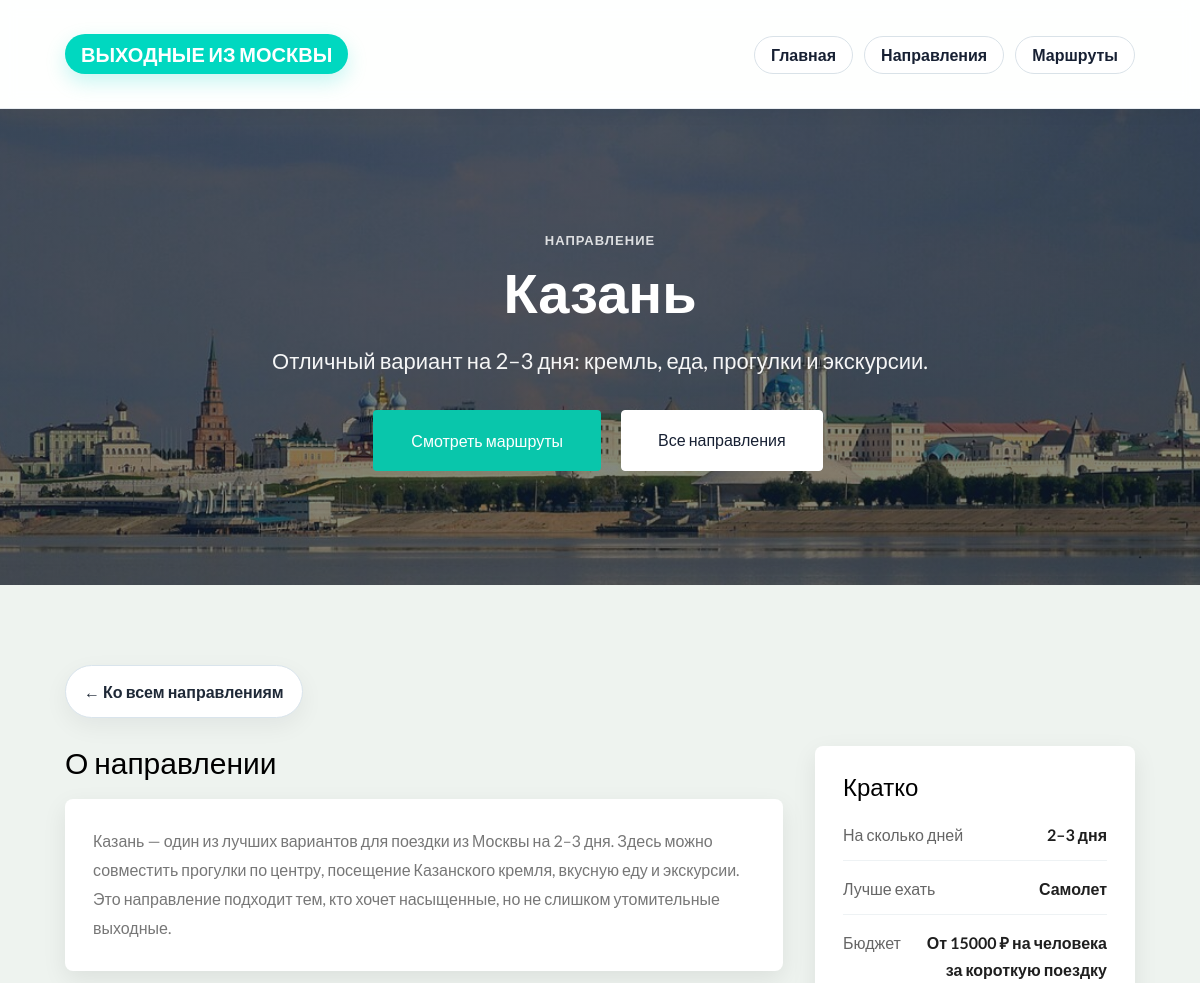
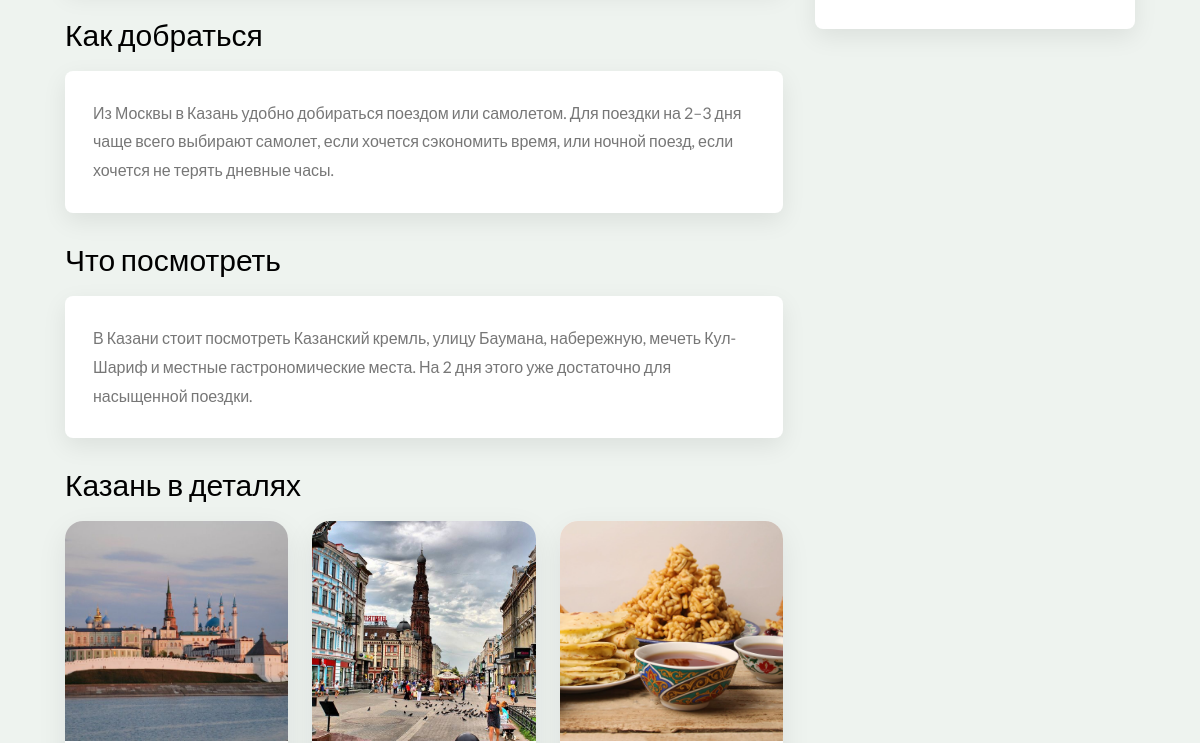
Page /destinations/kazan/ (upper part) on the earlier database version (2 pictures, top to bottom).
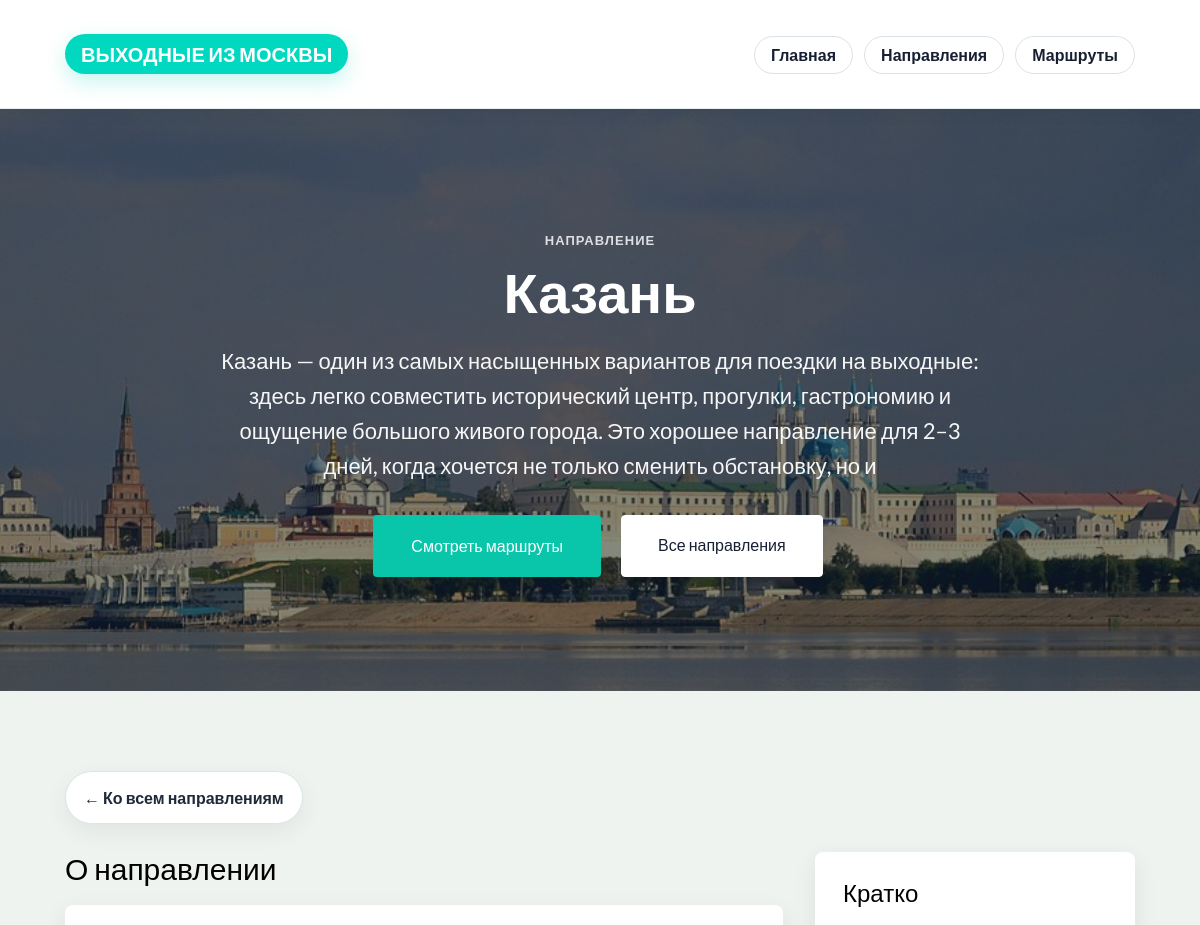
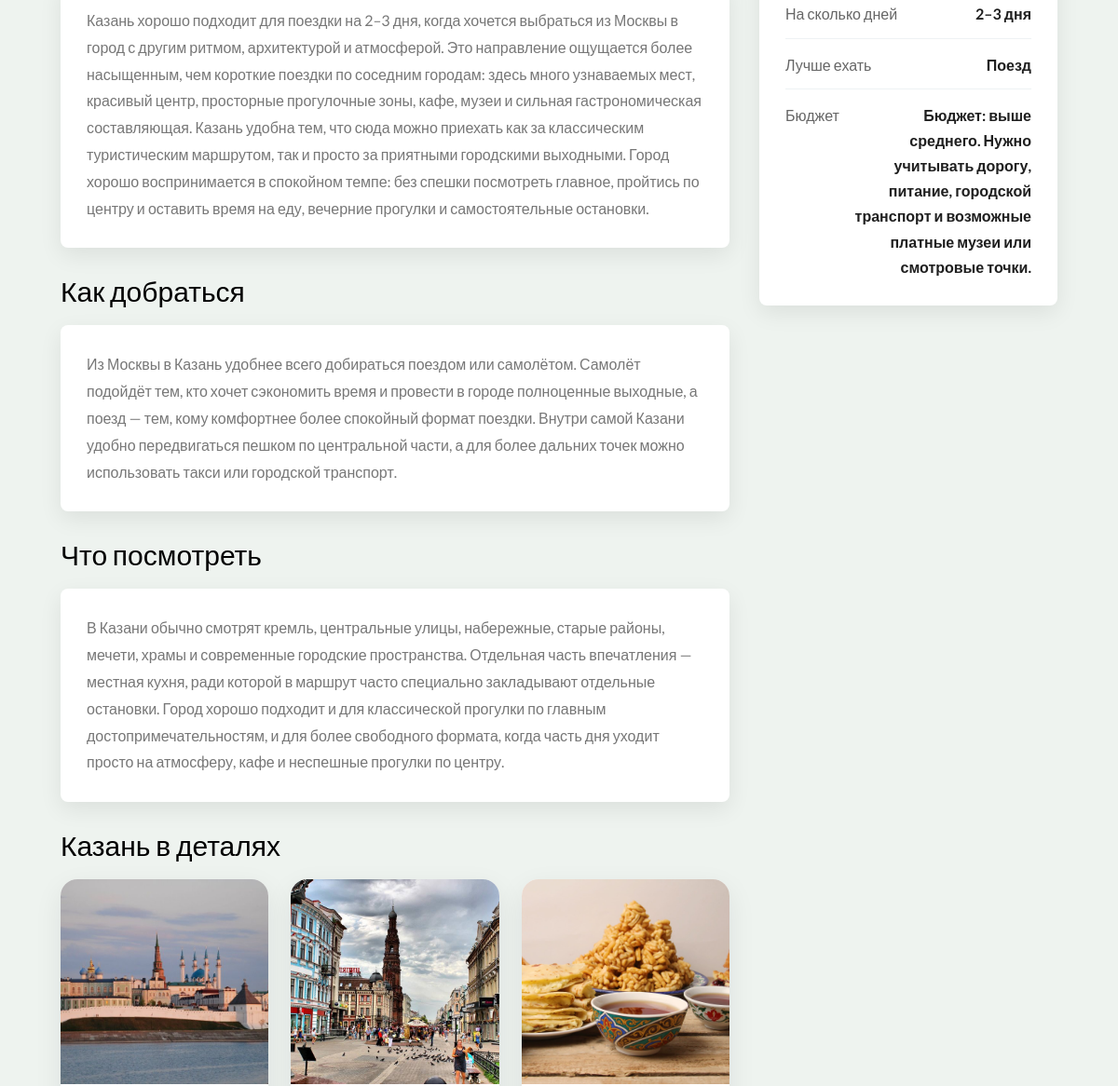
Same page on the later database version (2 pictures, top to bottom).
### destinations/models.py (models this page shows, shortened)
class Destination(models.Model):
    TRANSPORT_CHOICES = [
        ("train", "Поезд"),
        ("car", "Машина"),
        ("bus", "Автобус"),
        ("plane", "Самолет"),
        ("mixed", "Несколько вариантов"),
    ]
    name = models.CharField("Название", max_length=100)
    slug = models.SlugField("Слаг", unique=True)
    short_description = models.CharField("Короткое описание", max_length=255)
    description = models.TextField("Полное описание", blank=True)
    how_to_get = models.TextField("Как добраться", blank=True)
    what_to_see = models.TextField("Что посмотреть", blank=True)
    budget = models.CharField("Бюджет", max_length=255, blank=True)
    days_count = models.CharField("На сколько дней", max_length=100, blank=True)
    transport_type = models.CharField(
        "Лучший транспорт",
        max_length=20,
        choices=TRANSPORT_CHOICES,
        blank=True,
    )
    hero_image = models.ImageField(
        "Hero фото",
        upload_to="destinations/heroes/",
        blank=True,
        null=True,
    )
    gallery_image_1 = models.ImageField(
        "Галерея фото 1",
        upload_to="destinations/gallery/",
        blank=True,
        null=True,
    )
    gallery_image_2 = models.ImageField(
        "Галерея фото 2",
        upload_to="destinations/gallery/",
        blank=True,
        null=True,
    )
    gallery_image_3 = models.ImageField(
        "Галерея фото 3",
        upload_to="destinations/gallery/",
        blank=True,
        null=True,
    )
    is_published = models.BooleanField("Опубликовано", default=True)
    created_at = models.DateTimeField("Создано", auto_now_add=True)
    class Meta:
        verbose_name = "Направление"
        verbose_name_plural = "Направления"
        ordering = ["name"]

### destinations/views.py (the view)
# urls.py: path("<slug:slug>/", destination_detail, name="detail"),
def destination_detail(request, slug):
    destination = get_object_or_404(
        Destination,
        slug=slug,
        is_published=True,
    )
    routes = destination.routes.filter(is_published=True)
    return render(
        request,
        "destinations/detail.html",
        {
            "destination": destination,
            "routes": routes,
        },
    )

### routes/models.py (called while the page is built)
    def get_absolute_url(self):
        return reverse("routes:detail", kwargs={"slug": self.slug})

### destinations/templates/destinations/detail.html (shortened to what the changed rows need)
{% extends "base.html" %}
{% block content %}
{% if destination.hero_image %}
<section class="destination-hero destination-hero--photo" style="background-image: linear-gradient(rgba(20, 32, 44, 0.52), rgba(20, 32, 44, 0.52)), url('{{ destination.hero_image.url }}');">
{% elif destination.slug == "kolomna" %}
<section class="destination-hero destination-hero--photo" style="background-image: linear-gradient(rgba(20, 32, 44, 0.52), rgba(20, 32, 44, 0.52)), url(/static/traveler/images/destinations/kolomna/kolomna_hero.jpg);">
{% elif destination.slug == "tula" %}
<section class="destination-hero destination-hero--photo" style="background-image: linear-gradient(rgba(20, 32, 44, 0.52), rgba(20, 32, 44, 0.52)), url(/static/traveler/images/destinations/tula/tula_hero.jpg);">
{% elif destination.slug == "kazan" %}
<section class="destination-hero destination-hero--photo" style="background-image: linear-gradient(rgba(20, 32, 44, 0.52), rgba(20, 32, 44, 0.52)), url(/static/traveler/images/destinations/kazan/kazan_hero.jpg);">
{% else %}
<section class="destination-hero destination-hero--photo" style="background-image: linear-gradient(rgba(20, 32, 44, 0.52), rgba(20, 32, 44, 0.52)), url(/static/traveler/images/orig.jpeg);">
{% endif %}
    <div class="gtco-container">
        <div class="destination-hero__content">
            <p class="section-kicker section-kicker--light">Направление</p>
            <h1 class="destination-hero__title">{{ destination.name }}</h1>
            <p class="destination-hero__subtitle">{{ destination.short_description }}</p>
            <div class="destination-hero__actions">
                <a href="/routes/" class="btn btn-primary btn-lg" style="color: #ffffff !important;">Смотреть маршруты</a>
                <a href="/destinations/" class="btn btn-white btn-lg">Все направления</a>
            </div>
        </div>
    </div>
</section>
<section class="section">
    <div class="gtco-container">
        <div class="content-grid">
            <div class="content-main">
                <section class="content-section">
                    <h2>О направлении</h2>
                    <div class="card prose-card">
                        {% if destination.description %}
                            <p>{{ destination.description }}</p>
                        {% else %}
                            <p>Описание пока не заполнено.</p>
                        {% endif %}
                    </div>
                </section>
                <section class="content-section">
                    <h2>Как добраться</h2>
                    <div class="card prose-card">
                        {% if destination.how_to_get %}
                            <p>{{ destination.how_to_get }}</p>
                        {% else %}
                            <p>Информация пока не заполнена.</p>
                        {% endif %}
                    </div>
                </section>
                <section class="content-section">
                    <h2>Что посмотреть</h2>
                    <div class="card prose-card">
                        {% if destination.what_to_see %}
                            <p>{{ destination.what_to_see }}</p>
                        {% else %}
                            <p>Информация пока не заполнена.</p>
                        {% endif %}
                    </div>
                </section>
                {% if destination.gallery_image_1 or destination.gallery_image_2 or destination.gallery_image_3 %}
                <section class="content-section">
                    <h2>{{ destination.name }} в деталях</h2>
                    <div class="gallery-grid">
                        {% if destination.gallery_image_1 %}
                        <figure class="gallery-card">
                            <img src="{{ destination.gallery_image_1.url }}" alt="{{ destination.name }} — фото 1" class="gallery-image">
                            <figcaption>
                                <strong>{{ destination.name }}</strong><br>
                                Фото из галереи направления.
                            </figcaption>
                        </figure>
                        {% endif %}
                        {% if destination.gallery_image_2 %}
                        <figure class="gallery-card">
                            <img src="{{ destination.gallery_image_2.url }}" alt="{{ destination.name }} — фото 2" class="gallery-image">
                            <figcaption>
                                <strong>{{ destination.name }}</strong><br>
                                Фото из галереи направления.
                            </figcaption>
                        </figure>
                        {% endif %}
                        {% if destination.gallery_image_3 %}
                        <figure class="gallery-card">
                            <img src="{{ destination.gallery_image_3.url }}" alt="{{ destination.name }} — фото 3" class="gallery-image">
                            <figcaption>
                                <strong>{{ destination.name }}</strong><br>
                                Фото из галереи направления.
                            </figcaption>
                        </figure>
                        {% endif %}
                    </div>
                </section>
                {% elif destination.slug == "kazan" %}
                <section class="content-section">
                    <h2>Казань в деталях</h2>
                </section>
                {% endif %}
            </div>
            <aside class="content-side">
                <div class="info-card sticky-card">
                    <div class="info-list">
                        <div class="info-row">
                            <span>На сколько дней</span>
                            <strong>
                                {% if destination.days_count %}
                                    {{ destination.days_count }}
                                {% else %}
                                    Не указано
                                {% endif %}
                            </strong>
                        </div>
                        <div class="info-row">
                            <span>Лучше ехать</span>
                            <strong>
                                {% if destination.transport_type %}
                                    {{ destination.get_transport_type_display }}
                                {% else %}
                                    Не указано
                                {% endif %}
                            </strong>
                        </div>
                        <div class="info-row">
                            <span>Бюджет</span>
                            <strong>
                                {% if destination.budget %}
                                    {{ destination.budget }}
                                {% else %}
                                    Не указан
                                {% endif %}
                            </strong>
                        </div>
                    </div>
                </div>
            </aside>
        </div>
    </div>
</section>
{% endblock %}

Differences in the rows shown:
changed Destination "Казань": short_description "Отличный вариант на 2–3 дня: кремль, еда, прогулки и экскурсии." → "Казань — один из самых насыщенных вариантов для поездки на выходные: здесь легко совместить исторический центр, прогулки, гастрономию и ощущение большого живого города. Это хорошее направление для 2–3 дней, когда хочется не только сменить обстановку, но и"; description "Казань — один из лучших вариантов для поездки из Москвы на 2–3 дня. Здесь можно совместить прогулки по центру, посещение Казанского кремля, вкусную еду и экскурсии. Это направление подходит тем, кто хочет насыщенные, но не слишком утомительные выходные." → "Казань хорошо подходит для поездки на 2–3 дня, когда хочется выбраться из Москвы в город с другим ритмом, архитектурой и атмосферой. Это направление ощущается более насыщенным, чем короткие поездки по соседним городам: здесь много узнаваемых мест, красивый центр, просторные прогулочные зоны, кафе, музеи и сильная гастрономическая составляющая. Казань удобна тем, что сюда можно приехать как за классическим туристическим маршрутом, так и просто за приятными городскими выходными. Город хорошо воспринимается в спокойном темпе: без спешки посмотреть главное, пройтись по центру и оставить время на еду, вечерние прогулки и самостоятельные остановки."; how_to_get "Из Москвы в Казань удобно добираться поездом или самолетом. Для поездки на 2–3 дня чаще всего выбирают самолет, если хочется сэкономить время, или ночной поезд, если хочется не терять дневные часы." → "Из Москвы в Казань удобнее всего добираться поездом или самолётом. Самолёт подойдёт тем, кто хочет сэкономить время и провести в городе полноценные выходные, а поезд — тем, кому комфортнее более спокойный формат поездки. Внутри самой Казани удобно передвигаться пешком по центральной части, а для более дальних точек можно использовать такси или городской транспорт."; what_to_see "В Казани стоит посмотреть Казанский кремль, улицу Баумана, набережную, мечеть Кул-Шариф и местные гастрономические места. На 2 дня этого уже достаточно для насыщенной поездки." → "В Казани обычно смотрят кремль, центральные улицы, набережные, старые районы, мечети, храмы и современные городские пространства. Отдельная часть впечатления — местная кухня, ради которой в маршрут часто специально закладывают отдельные остановки. Город хорошо подходит и для классической прогулки по главным достопримечательностям, и для более свободного формата, когда часть дня уходит просто на атмосферу, кафе и неспешные прогулки по центру."; transport_type "Самолет" → "Поезд"; budget "От 15000 ₽ на человека за короткую поездку" → "Бюджет: выше среднего. Нужно учитывать дорогу, питание, городской транспорт и возможные платные музеи или смотровые точки."
